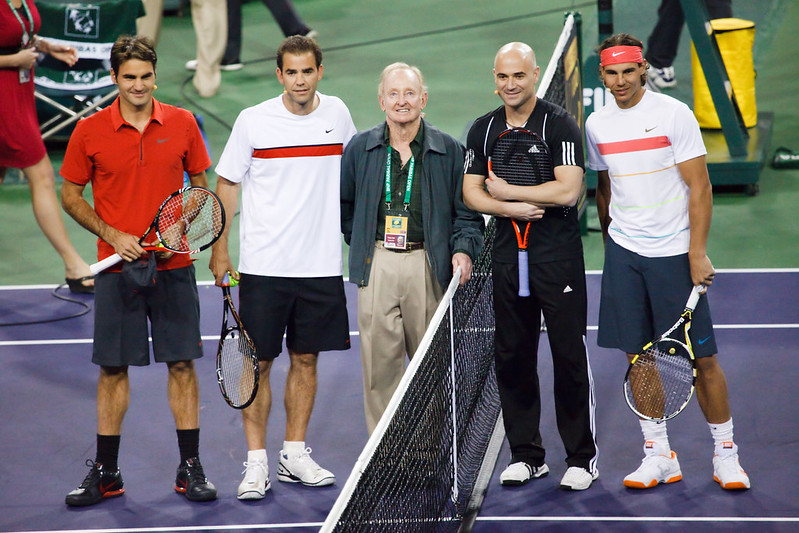
#> input picture example_data/4446582661_b188f82f3c_c.jpg, 799 x 533 px
$ python mk_age.py ../../../../example_data/4446582661_b188f82f3c_c.jpg ../../../../example_data/5850091922_73ba296093_c.jpg
#> lines starting #> are read from the running program, lines starting #| are printed output that depends on the picture; after the words box and inside, x2 and y2 are one past the last pixel; in counts of white or black regions, pixels touching at a corner belong together
import sys
from PIL import Image, ImageFilter
import numpy as np
src, out = sys.argv[1], sys.argv[2]
im = Image.open(src).convert('RGB'); a = np.asarray(im).astype(int)
#> further down, im is the input picture: PIL image 799x533 RGB; mean R, G, B 111.3, 105.1, 105
H, Wtot = a.shape[:2]; W = Wtot / 9
#> after `H, Wtot = a.shape[:2]`: H = 533; Wtot = 799
#> after `W = Wtot / 9`: W = 88.78
AGES = [0.0, 0.1, 0.2, 0.3, 0.4, 0.5, 0.6, 0.8, 1.0]   # diag_bodymodel_probe.py:59, panel order
sel = [0, 2, 4, 6, 8]
bg = (235, 235, 235)
crops = []
for i in sel:
    x0, x1 = int(round(i * W)), int(round((i + 1) * W))
    p = a[int(0.06 * H):, x0:x1]
    m = (p[..., 2] - p[..., 0]) > 12
    ys, xs = np.nonzero(m)
    pad = 4
    box = (x0 + xs.min() - pad, int(0.06 * H) + ys.min() - pad, x0 + xs.max() + pad, int(0.06 * H) + ys.max() + pad)
    crops.append(im.crop(box)); print(AGES[i], box, box[2]-box[0], box[3]-box[1])
#> this loop made 5 passes
#> box on passes 1 to 5: (-4, 27, 92, 536), (174, 27, 269, 536), (351, 28, 447, 536), (529, 27, 624, 536), (706, 27, 802, 536)
#| 0.0 (-4, 27, 92, 536) 96 509
#| 0.2 (174, 27, 269, 536) 95 509
#| 0.4 (351, 28, 447, 536) 96 508
#| 0.6 (529, 27, 624, 536) 95 509
#| 1.0 (706, 27, 802, 536) 96 509
#> pass 1, `p = a[int(0.06 * H):, x0:x1]`:
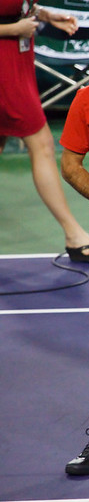
#> p: shape (502, 89, 3) int64; mean R, G, B 112.4, 95.9, 103.9
#> pass 1, `m = (p[..., 2] - p[..., 0]) > 12`:
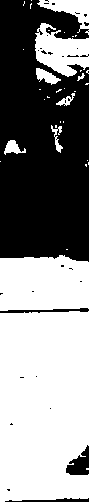
#> m: shape (502, 89) bool; 53.8% white; 31 black regions (27 under 20 px), largest, box (x1, y1, x2, y2) and area: (0, 0, 89, 262) 19681, (66, 445, 89, 475) 400, (0, 308, 89, 313) 233, (5, 498, 89, 502) 194
#> after the loop:
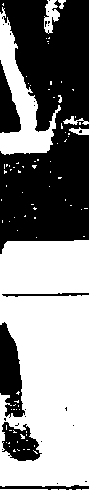
#> m: shape (502, 89) bool; 53.9% white; 27 black regions (21 under 20 px), largest, box (x1, y1, x2, y2) and area: (0, 0, 89, 254) 16774, (0, 322, 25, 418) 1524, (2, 422, 42, 461) 934, (0, 60, 21, 133) 862, (0, 485, 89, 490) 273, (2, 293, 89, 297) 194
#> after the loop, crops = 5 items
TH = 1100  # target body height in px (all bodies scaled to the same displayed height)
cellw = 780
canvas = Image.new('RGB', (cellw * len(crops), TH + 40), bg)
#> canvas: PIL image 3900x1140 RGB; every value is 235
for k, c in enumerate(crops):
    s = TH / c.size[1]
    c2 = c.resize((int(round(c.size[0] * s)), TH), Image.LANCZOS).filter(ImageFilter.UnsharpMask(2, 60, 2))
    canvas.paste(c2, (k * cellw + (cellw - c2.size[0]) // 2, 20))
#> this loop made 5 passes
#> s on passes 1 to 5: 2.16, 2.16, 2.17, 2.16, 2.16
#> pass 1, `c2 = c.resize((int(round(c.size[0] * s)), TH), Image.LANCZOS).filter(I..`:
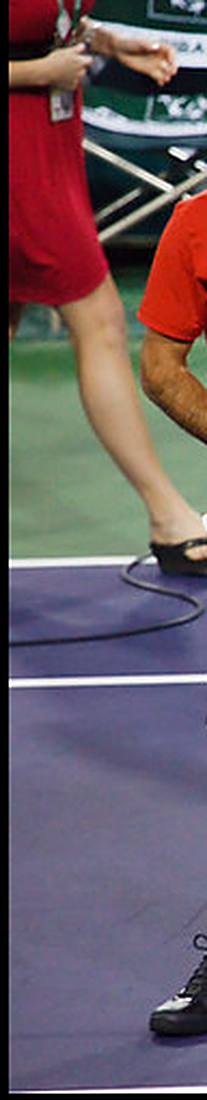
#> c2: PIL image 207x1100 RGB; mean R, G, B 107.2, 91.3, 98.9
#> pass 3, `c2 = c.resize((int(round(c.size[0] * s)), TH), Image.LANCZOS).filter(I..`:
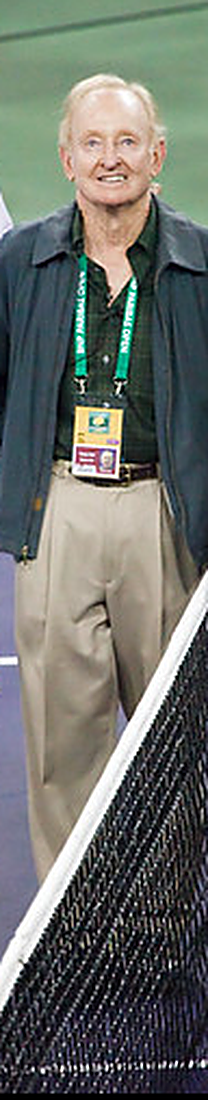
#> c2: PIL image 208x1100 RGB; mean R, G, B 105.7, 109.6, 104.2
#> after the loop:
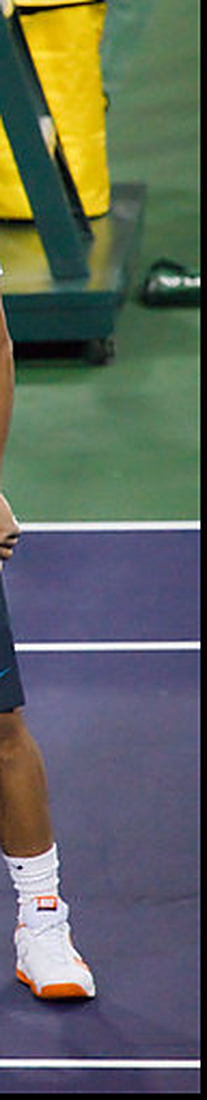
#> c2: PIL image 207x1100 RGB; mean R, G, B 94.8, 101.3, 93.7
#> after the loop:
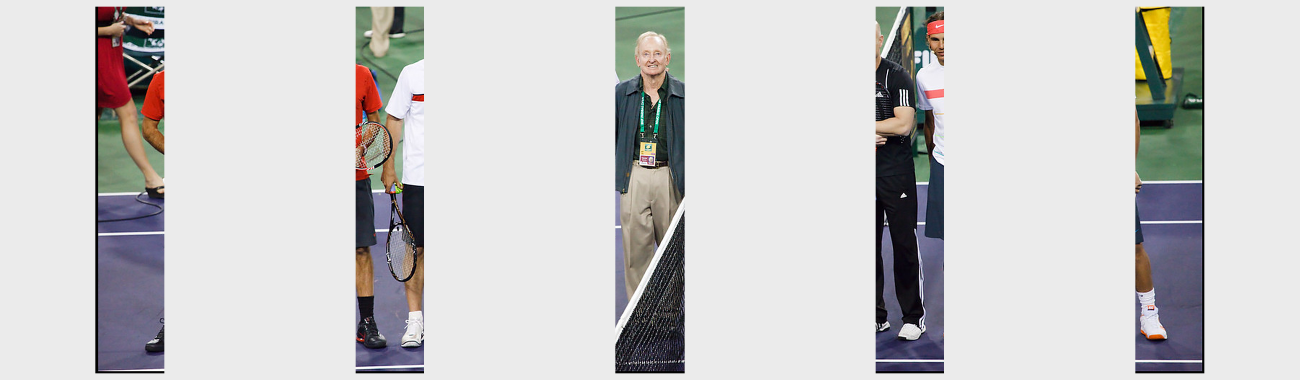
#> canvas: PIL image 3900x1140 RGB (shown at 1/3 size); mean R, G, B 201.8, 201, 201
canvas.save(out, quality=92)
print(canvas.size)
#| (3900, 1140)
